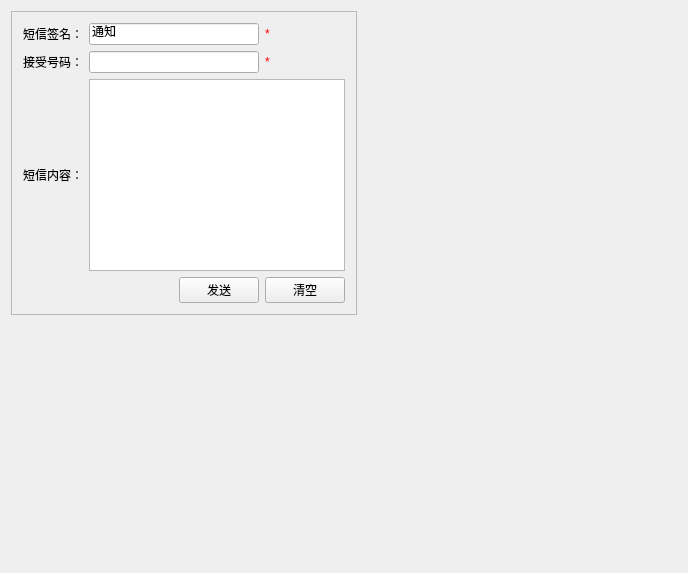
<?xml version="1.0" encoding="UTF-8"?>
<ui version="4.0">
 <class>Agent_SMSService</class>
 <widget class="QWidget" name="Agent_SMSService">
  <property name="geometry">
   <rect>
    <x>0</x>
    <y>0</y>
    <width>688</width>
    <height>573</height>
   </rect>
  </property>
  <property name="windowTitle">
   <string>Widget_SMS_Service</string>
  </property>
  <layout class="QGridLayout" name="gridLayout">
   <item row="2" column="0">
    <widget class="QFrame" name="frame_Content">
     <property name="sizePolicy">
      <sizepolicy hsizetype="Fixed" vsizetype="Fixed">
       <horstretch>0</horstretch>
       <verstretch>0</verstretch>
      </sizepolicy>
     </property>
     <property name="frameShape">
      <enum>QFrame::StyledPanel</enum>
     </property>
     <property name="frameShadow">
      <enum>QFrame::Raised</enum>
     </property>
     <layout class="QGridLayout" name="gridLayout_2">
      <item row="2" column="0">
       <widget class="QLabel" name="label_SMSContent">
        <property name="text">
         <string>短信内容：</string>
        </property>
       </widget>
      </item>
      <item row="2" column="1" colspan="3">
       <widget class="QTextEdit" name="textEdit_SMSContent"/>
      </item>
      <item row="3" column="1">
       <spacer name="horizontalSpacer">
        <property name="orientation">
         <enum>Qt::Horizontal</enum>
        </property>
        <property name="sizeHint" stdset="0">
         <size>
          <width>40</width>
          <height>20</height>
         </size>
        </property>
       </spacer>
      </item>
      <item row="1" column="0">
       <widget class="QLabel" name="label_RecvNum">
        <property name="text">
         <string>接受号码：</string>
        </property>
       </widget>
      </item>
      <item row="1" column="1" colspan="2">
       <widget class="QLineEdit" name="lineEdit_RecvNum"/>
      </item>
      <item row="1" column="3">
       <widget class="QLabel" name="label_2">
        <property name="text">
         <string>&lt;html&gt;&lt;head/&gt;&lt;body&gt;&lt;p&gt;&lt;span style=&quot; color:#ff0000;&quot;&gt;*&lt;/span&gt;&lt;/p&gt;&lt;/body&gt;&lt;/html&gt;</string>
        </property>
       </widget>
      </item>
      <item row="3" column="3">
       <widget class="QPushButton" name="pushButton_Clear">
        <property name="text">
         <string>清空</string>
        </property>
       </widget>
      </item>
      <item row="3" column="2">
       <widget class="QPushButton" name="pushButton_Send">
        <property name="text">
         <string>发送</string>
        </property>
       </widget>
      </item>
      <item row="0" column="0">
       <widget class="QLabel" name="label_SMSSignature">
        <property name="text">
         <string>短信签名：</string>
        </property>
       </widget>
      </item>
      <item row="0" column="3">
       <widget class="QLabel" name="label">
        <property name="text">
         <string>&lt;html&gt;&lt;head/&gt;&lt;body&gt;&lt;p&gt;&lt;span style=&quot; color:#ff0000;&quot;&gt;*&lt;/span&gt;&lt;/p&gt;&lt;/body&gt;&lt;/html&gt;</string>
        </property>
       </widget>
      </item>
      <item row="0" column="1" colspan="2">
       <widget class="QLineEdit" name="lineEdit_SMSSignature">
        <property name="text">
         <string>通知</string>
        </property>
       </widget>
      </item>
     </layout>
    </widget>
   </item>
   <item row="2" column="2">
    <spacer name="horizontalSpacer_2">
     <property name="orientation">
      <enum>Qt::Horizontal</enum>
     </property>
     <property name="sizeHint" stdset="0">
      <size>
       <width>40</width>
       <height>20</height>
      </size>
     </property>
    </spacer>
   </item>
   <item row="3" column="0">
    <spacer name="verticalSpacer">
     <property name="orientation">
      <enum>Qt::Vertical</enum>
     </property>
     <property name="sizeHint" stdset="0">
      <size>
       <width>20</width>
       <height>40</height>
      </size>
     </property>
    </spacer>
   </item>
  </layout>
 </widget>
 <layoutdefault spacing="6" margin="11"/>
 <resources/>
 <connections/>
</ui>
